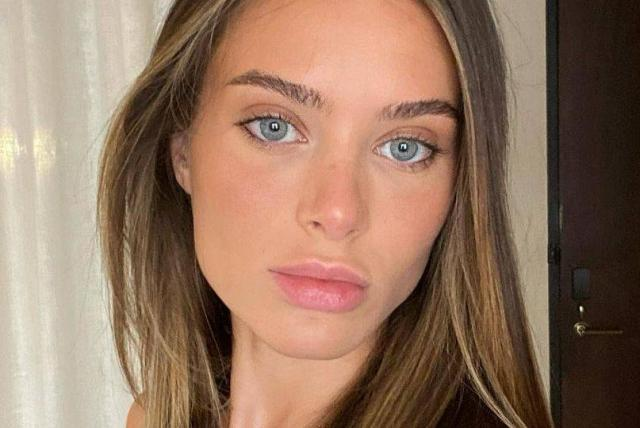
#> input picture PRIMER MOMENTO EVALUATIVO/SEGUNDO MOMENTO EVALUATIVO/practica_evaluacion/img.jpg, 640 x 428 px
$ jupyter execute --allow-errors PracticaContornos.ipynb
#> lines starting #> are read from the running program, lines starting #| are printed output that depends on the picture; after the words box and inside, x2 and y2 are one past the last pixel; in counts of white or black regions, pixels touching at a corner belong together
[cell 1]
import cv2
import matplotlib.pyplot as plt
import numpy as np

img = cv2.imread('pato.jpg')
#> (the rest of this cell did not finish here and is left out)

[cell 2]
import cv2
import numpy as np
import matplotlib.pyplot as plt
import skimage.measure as ms

def red_super_counter_2(img):
    img_gris = cv2.cvtColor(img, cv2.COLOR_BGR2GRAY)
    _,binary = cv2.threshold(img_gris, 200, 255, cv2.THRESH_BINARY_INV)
    target=ms.label(binary,connectivity=2)
    cont = np.max(target)
    return cont,binary
def orange_super_counter_2(img):
    img_gris = cv2.cvtColor(img, cv2.COLOR_BGR2GRAY)
    _,binary = cv2.threshold(img_gris, 220, 255, cv2.THRESH_BINARY_INV)
    target=ms.label(binary,connectivity=2)
    cont = np.max(target)
    return cont,binary
def yellow_super_counter_2(img):
    img_gris = cv2.cvtColor(img, cv2.COLOR_BGR2GRAY)
    _,binary = cv2.threshold(img_gris, 230, 255, cv2.THRESH_BINARY_INV)
    target=ms.label(binary,connectivity=2)
    cont = np.max(target)
    return cont,binary
def green_super_counter_2(img):
    img_gris = cv2.cvtColor(img, cv2.COLOR_BGR2GRAY)
    _,binary = cv2.threshold(img_gris, 230, 232, cv2.THRESH_BINARY_INV)
    target=ms.label(binary,connectivity=2)
    cont = np.max(target)
    return cont,binary
def blue_super_counter_2(img):
    img_gris = cv2.cvtColor(img, cv2.COLOR_BGR2GRAY)
    _,binary = cv2.threshold(img_gris, 230, 245, cv2.THRESH_BINARY_INV)
    target=ms.label(binary,connectivity=2)
    cont = np.max(target)
    return cont,binary

imagen = cv2.imread('colores.jpg')

#> (the rest of this cell did not finish here and is left out)

[cell 3]
import cv2
import matplotlib.pyplot as plt

image = cv2.imread('img.jpg')
#> image is the input picture: shape (428, 640, 3); mean B, G, R 96.7, 117.2, 148

gray_image = cv2.cvtColor(image, cv2.COLOR_BGR2GRAY)
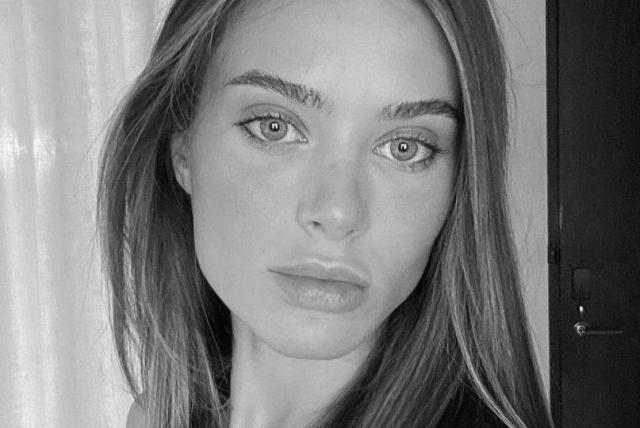
#> gray_image: shape (428, 640); min 0, max 250, mean 124.1

blurred_image = cv2.GaussianBlur(gray_image, (5, 5), 1.4)

edges = cv2.Canny(blurred_image, threshold1=20, threshold2=80)
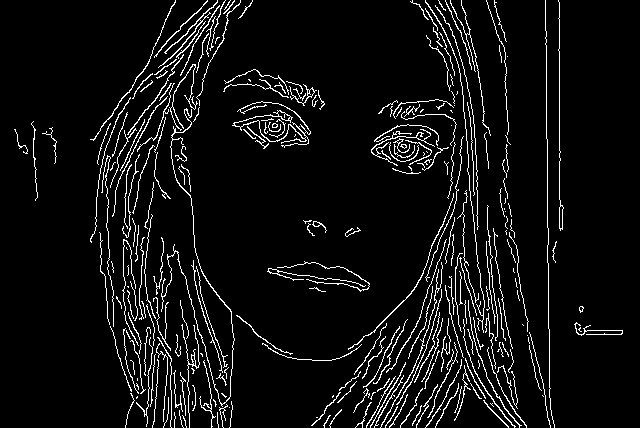
#> edges: shape (428, 640); 6.3% white in thin lines or dots

plt.figure(figsize=(10, 5))

plt.subplot(1, 2, 1)
plt.imshow(cv2.cvtColor(image, cv2.COLOR_BGR2RGB))
plt.title('Imagen Original')
plt.axis('off')

plt.subplot(1, 2, 2)
plt.imshow(edges, cmap='gray')
plt.title('Canny')
plt.axis('off')

plt.show()
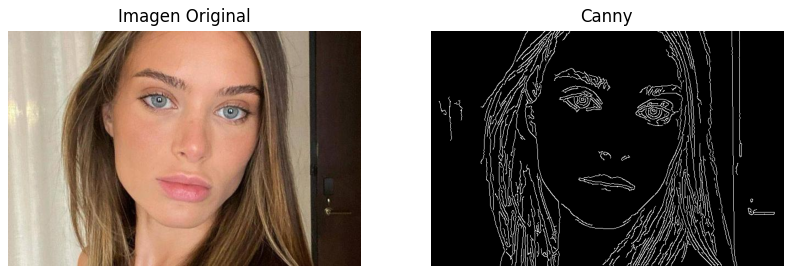
#> figure drawn by matplotlib, 2 panels

$ run again, with PRIMER MOMENTO EVALUATIVO/SEGUNDO MOMENTO EVALUATIVO/Prcatica_18_04/img1.jpg copied over PRIMER MOMENTO EVALUATIVO/SEGUNDO MOMENTO EVALUATIVO/practica_evaluacion/img.jpg
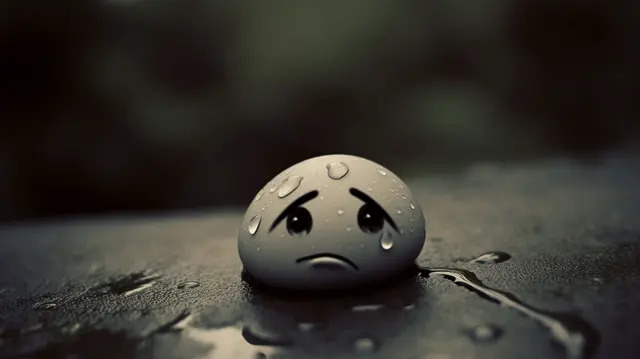
#> input picture PRIMER MOMENTO EVALUATIVO/SEGUNDO MOMENTO EVALUATIVO/Prcatica_18_04/img1.jpg, 640 x 359 px
#> image is the input picture: shape (359, 640, 3); mean B, G, R 43.9, 50.2, 53
#> `edges = cv2.Canny(blurred_image, threshold1=20, threshold2=80)`:
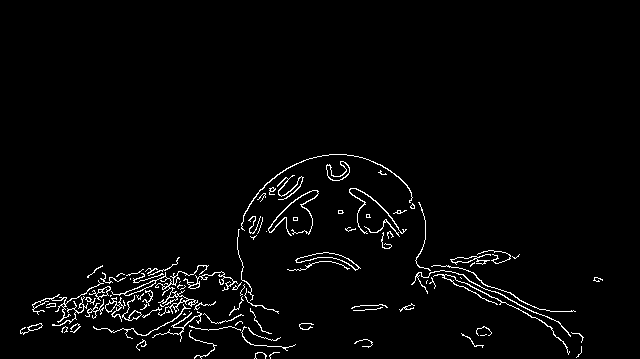
#> edges: shape (359, 640); 2.5% white in thin lines or dots, all inside (x1, y1, x2, y2) = (20, 154, 603, 359)
#> `plt.show()`:
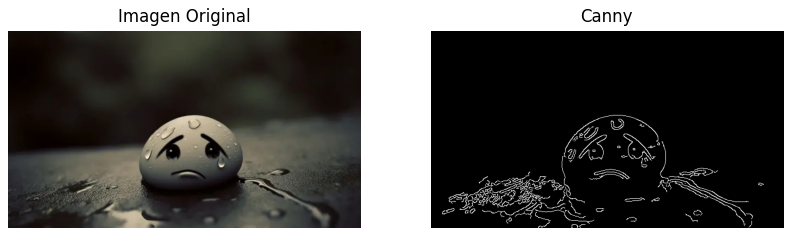
#> figure drawn by matplotlib, 2 panels

$ run again, with PRIMER MOMENTO EVALUATIVO/SEGUNDO MOMENTO EVALUATIVO/Prcatica_18_04/img2.jpg copied over PRIMER MOMENTO EVALUATIVO/SEGUNDO MOMENTO EVALUATIVO/practica_evaluacion/img.jpg
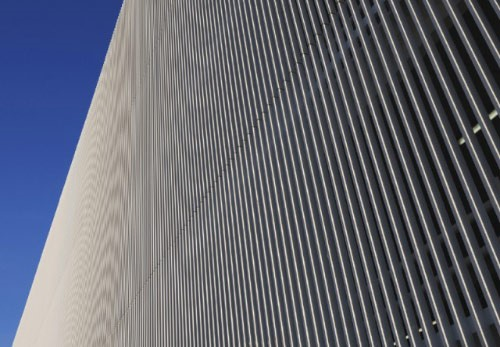
#> input picture PRIMER MOMENTO EVALUATIVO/SEGUNDO MOMENTO EVALUATIVO/Prcatica_18_04/img2.jpg, 500 x 347 px
#> image is the input picture: shape (347, 500, 3); mean B, G, R 112.8, 101.9, 99.2
#> `edges = cv2.Canny(blurred_image, threshold1=20, threshold2=80)`:
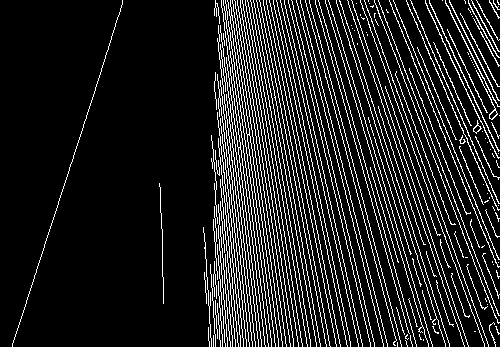
#> edges: shape (347, 500); 13.4% white in thin lines or dots
#> `plt.show()`:
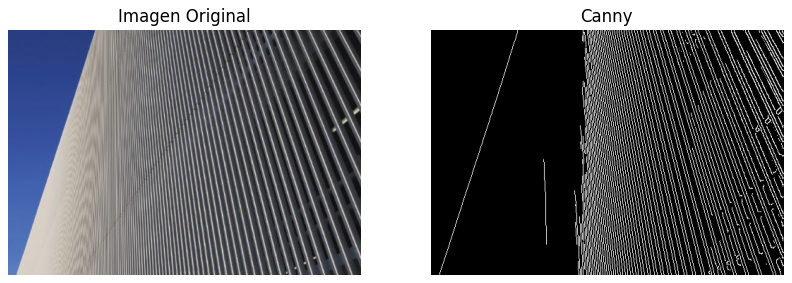
#> figure drawn by matplotlib, 2 panels
